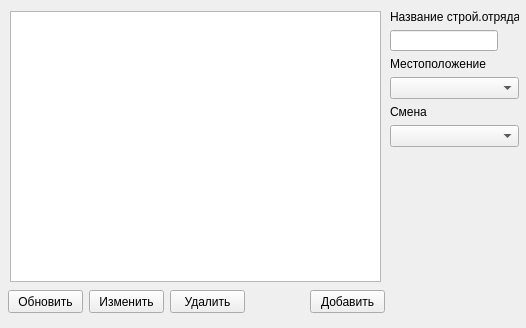
<?xml version="1.0" encoding="UTF-8"?>
<ui version="4.0">
 <class>tableStrOtryady</class>
 <widget class="QWidget" name="tableStrOtryady">
  <property name="geometry">
   <rect>
    <x>0</x>
    <y>0</y>
    <width>526</width>
    <height>328</height>
   </rect>
  </property>
  <property name="windowTitle">
   <string>Form</string>
  </property>
  <widget class="QPushButton" name="update">
   <property name="geometry">
    <rect>
     <x>8</x>
     <y>290</y>
     <width>75</width>
     <height>23</height>
    </rect>
   </property>
   <property name="text">
    <string>Обновить</string>
   </property>
  </widget>
  <widget class="QTableView" name="tableView">
   <property name="geometry">
    <rect>
     <x>10</x>
     <y>11</y>
     <width>371</width>
     <height>271</height>
    </rect>
   </property>
  </widget>
  <widget class="QPushButton" name="Change">
   <property name="geometry">
    <rect>
     <x>89</x>
     <y>290</y>
     <width>75</width>
     <height>23</height>
    </rect>
   </property>
   <property name="text">
    <string>Изменить</string>
   </property>
  </widget>
  <widget class="QPushButton" name="Add">
   <property name="geometry">
    <rect>
     <x>310</x>
     <y>290</y>
     <width>75</width>
     <height>23</height>
    </rect>
   </property>
   <property name="text">
    <string>Добавить</string>
   </property>
  </widget>
  <widget class="QPushButton" name="Delete">
   <property name="geometry">
    <rect>
     <x>170</x>
     <y>290</y>
     <width>75</width>
     <height>23</height>
    </rect>
   </property>
   <property name="text">
    <string>Удалить</string>
   </property>
  </widget>
  <widget class="QWidget" name="layoutWidget">
   <property name="geometry">
    <rect>
     <x>390</x>
     <y>10</y>
     <width>129</width>
     <height>137</height>
    </rect>
   </property>
   <layout class="QFormLayout" name="formLayout">
    <item row="3" column="0">
     <widget class="QLabel" name="label_2">
      <property name="text">
       <string>Местоположение</string>
      </property>
     </widget>
    </item>
    <item row="4" column="0" colspan="2">
     <widget class="QComboBox" name="comboBox_2"/>
    </item>
    <item row="5" column="0">
     <widget class="QLabel" name="label_3">
      <property name="text">
       <string>Смена</string>
      </property>
     </widget>
    </item>
    <item row="6" column="0" colspan="2">
     <widget class="QComboBox" name="comboBox_3">
      <property name="contextMenuPolicy">
       <enum>Qt::NoContextMenu</enum>
      </property>
     </widget>
    </item>
    <item row="2" column="0">
     <widget class="QLineEdit" name="lineEdit"/>
    </item>
    <item row="1" column="0">
     <widget class="QLabel" name="label">
      <property name="text">
       <string>Название строй.отряда</string>
      </property>
     </widget>
    </item>
   </layout>
  </widget>
 </widget>
 <resources/>
 <connections/>
</ui>
